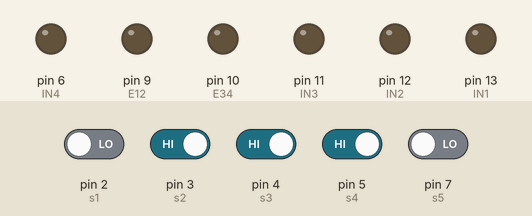
This sketch was run on a simulated Arduino Uno, built with avr-gcc and run on an emulated ATmega328P. Parts: output pins drawn as LEDs (lit = HIGH). The test bench sets the inputs (shaded band); at power-on: pin 3 (s2), pin 4 (s3), pin 5 (s4) HIGH, pin 2 (s1), pin 7 (s5) LOW.

Above: at 5.8 s.
5.9 s: pin 3 (s2) driven LOW
At 6.3 s:
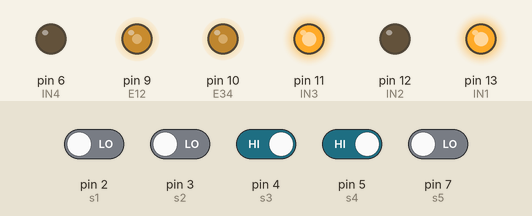
7.4 s: pin 7 (s5) driven HIGH
At 7.7 s:
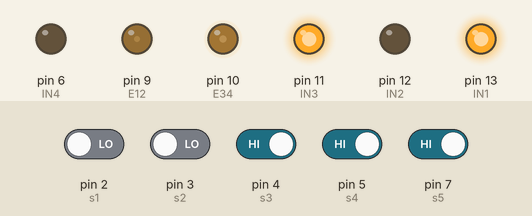
8.9 s: pin 2 (s1) driven HIGH
At 10.1 s:
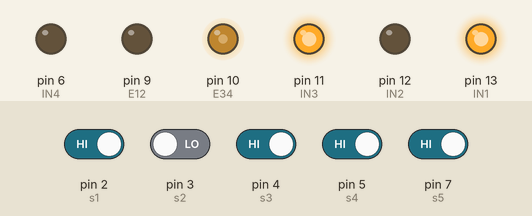
10.4 s: pin 4 (s3) driven LOW
At 11.5 s:
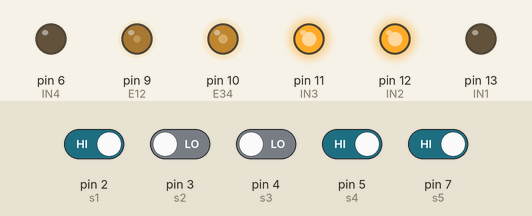
11.9 s: pin 5 (s4) driven LOW
At 12.9 s:
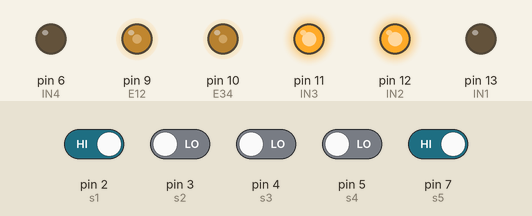
13.4 s: pin 3 (s2) driven HIGH
At 14.2 s:
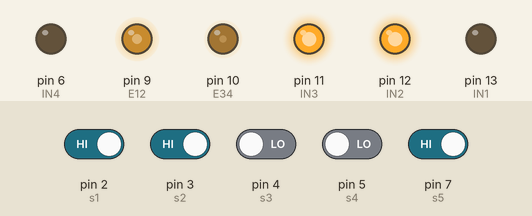
Timing chart, 0 to 15.9 s (numbered marks = the images above; inputs shaded):
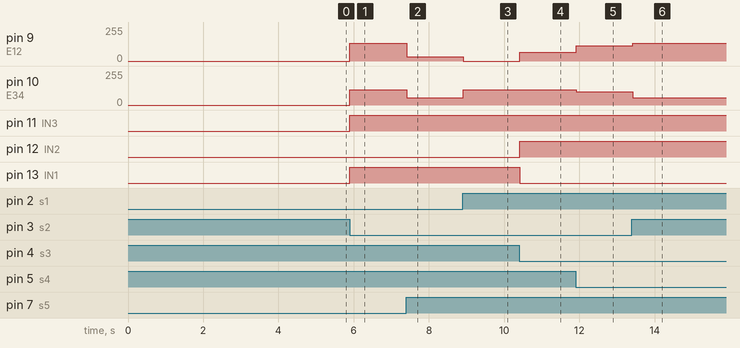

The sketch:

line_follower.ino
```cpp
volatile int IN1;  // for forward of left side
volatile int IN2;  //  for backward of left side
volatile int IN3;  // for forward of right side
volatile int IN4;  //  for backward of right side
volatile int s1;   // s1 is leftest sensor
volatile int s2;
volatile int s3;
volatile int s4;
volatile int s5;  // s5 is rightest sensor
volatile int E12;
volatile int E34;
volatile int counter;

void left_side_forward(int speed) {
  // Left
  digitalWrite(IN1, 0);
  digitalWrite(IN2, 1);
  analogWrite(E12, speed);
}

void right_side_forward(int speed) {
  // Right
  digitalWrite(IN3, 1);
  digitalWrite(IN4, 0);
  analogWrite(E34, speed * 0.86);
}

void left_side_backward(int speed) {
  // Left
  digitalWrite(IN1, 1);
  digitalWrite(IN2, 0);
  analogWrite(E12, speed);
}

void right_side_backward(int speed) {
  // Right
  digitalWrite(IN3, 0);
  digitalWrite(IN4, 1);
  analogWrite(E34, speed);
}

void forward(int speed) {
  left_side_forward(speed);
  right_side_forward(speed);
}

void stop() {
  left_side_forward(0);
  right_side_forward(0);
}

void left(int speed, int numOfOffSensors) {
  if (numOfOffSensors < 2) {
    left_side_forward((speed * (2 - numOfOffSensors)) / 2);
    right_side_forward(speed);
  } else {
    left_side_backward((speed * (numOfOffSensors - 2)) / 2);
    right_side_forward(speed);
  }
}

void right(int speed, int numOfOffSensors) {
  if (numOfOffSensors < 2) {
    left_side_forward(speed);
    right_side_forward((speed * (2 - numOfOffSensors)) / 2);
  } else {
    left_side_forward(speed);
    right_side_backward((speed * (numOfOffSensors - 2)) / 2);
  }
}

void setup() {
  IN1 = 13;
  IN2 = 12;
  IN3 = 11;
  IN4 = 6;

  E12 = 9;
  E34 = 10;

  s1 = 2;
  s2 = 3;
  s3 = 4;
  s4 = 5;
  s5 = 7;

  counter = 0;

  pinMode(s1, INPUT);
  pinMode(s2, INPUT);
  pinMode(s3, INPUT);
  pinMode(s4, INPUT);
  pinMode(s5, INPUT);

  pinMode(IN1, OUTPUT);
  pinMode(IN2, OUTPUT);
  pinMode(IN3, OUTPUT);
  pinMode(IN4, OUTPUT);

  pinMode(E12, OUTPUT);
  pinMode(E34, OUTPUT);

  Serial.begin(9600);  // open the serial port at 9600 bps:
}

void loop() {
  //Serial.print("s1 ");
  //Serial.println(digitalRead(s1));
  //Serial.print("s2 ");
  //Serial.println(digitalRead(s2));
  //Serial.print("s3 ");
  //Serial.println(digitalRead(s3));
  //Serial.print("s4 ");
  //Serial.println(digitalRead(s4));
  //Serial.print("s5 ");
  //Serial.println(digitalRead(s5));
  if(counter < 5) {
    delay(1000);
    counter += 1;
  } else {
      if (
    digitalRead(s1) == 1 && digitalRead(s2) == 0 && digitalRead(s3) == 0 && digitalRead(s4) == 0 && digitalRead(s5) == 1) {
    forward(115);
    delay(50);
  }
  if (
    digitalRead(s1) == 1 && digitalRead(s2) == 0 && digitalRead(s3) == 0 && digitalRead(s4) == 1 && digitalRead(s5) == 1) {
    left(200 * 2 / 3, 1);
    delay(50);
  }
  if (
    digitalRead(s1) == 1 && digitalRead(s2) == 0 && digitalRead(s3) == 1 && digitalRead(s4) == 1 && digitalRead(s5) == 1) {
    left(200 * 2 / 3, 2);
    delay(50);
  }
  if (
    digitalRead(s1) == 0 && digitalRead(s2) == 0 && digitalRead(s3) == 1 && digitalRead(s4) == 1 && digitalRead(s5) == 1) {
    left(200 * 1 / 3, 3);
    delay(50);
  }
  if (
    digitalRead(s1) == 0 && digitalRead(s2) == 0 && digitalRead(s3) == 1 && digitalRead(s4) == 1 && digitalRead(s5) == 0) {
    left(200 * 2 / 3, 4);
    delay(50);
  }
  if (
    digitalRead(s1) == 0 && digitalRead(s2) == 0 && digitalRead(s3) == 0 && digitalRead(s4) == 0 && digitalRead(s5) == 1) {
    left(200 * 2 / 3, 4);
    delay(100);
  }
  if (
    digitalRead(s1) == 0 && digitalRead(s2) == 0 && digitalRead(s3) == 0 && digitalRead(s4) == 1 && digitalRead(s5) == 1) {
    left(200 * 2 / 3, 4);
    delay(100);
  }
  if (
    digitalRead(s1) == 1 && digitalRead(s2) == 1 && digitalRead(s3) == 0 && digitalRead(s4) == 0 && digitalRead(s5) == 1) {
    right(200 * 2 / 3, 1);
    delay(50);
  }
  if (
    digitalRead(s1) == 1 && digitalRead(s2) == 1 && digitalRead(s3) == 1 && digitalRead(s4) == 0 && digitalRead(s5) == 1) {
    right(200 * 2 / 3, 2);
    delay(50);
  }
  if (
    digitalRead(s1) == 1 && digitalRead(s2) == 1 && digitalRead(s3) == 1 && digitalRead(s4) == 0 && digitalRead(s5) == 0) {
    right(200 * 2 / 3 , 3);
    delay(50);
  }
  if (
    digitalRead(s1) == 0 && digitalRead(s2) == 1 && digitalRead(s3) == 1 && digitalRead(s4) == 0 && digitalRead(s5) == 0) {
    right(200 * 2 / 3, 4);
    delay(50);
  }
  if (
    digitalRead(s1) == 1 && digitalRead(s2) == 0 && digitalRead(s3) == 0 && digitalRead(s4) == 0 && digitalRead(s5) == 0) {
    right(200 * 2 / 3, 4);
    delay(100);
  }
  if (
    digitalRead(s1) == 1 && digitalRead(s2) == 1 && digitalRead(s3) == 0 && digitalRead(s4) == 0 && digitalRead(s5) == 0) {
    right(200 * 2 / 3, 4);
    delay(100);
  }
  if (
    digitalRead(s1) == 0 && digitalRead(s2) == 0 && digitalRead(s3) == 0 && digitalRead(s4) == 0 && digitalRead(s5) == 0) {
    stop();
  }
  }
}
```

Measured:
- after the input at 5.9 s, pin 9 (E12): 0/255 → 133/255 at once; pin 10 (E34): 0/255 → 114/255 at once; pin 11 (IN3), pin 13 (IN1): LOW → HIGH at once
- after the input at 7.4 s, pin 9 (E12): 133/255 → 33/255 at once; pin 10 (E34): 114/255 → 56/255 at once
- after the input at 8.9 s, pin 9 (E12): 33/255 → 0/255 at once; pin 10 (E34): 56/255 → 114/255 at once
- after the input at 10.4 s, pin 9 (E12): 0/255 → 66/255 at once; pin 12 (IN2): LOW → HIGH at once; pin 13 (IN1): HIGH → LOW at once
- after the input at 11.9 s, pin 9 (E12): 66/255 → 115/255 at once; pin 10 (E34): 114/255 → 98/255 at once
- after the input at 13.4 s, pin 9 (E12): 115/255 → 133/255 at once; pin 10 (E34): 98/255 → 56/255 at once
